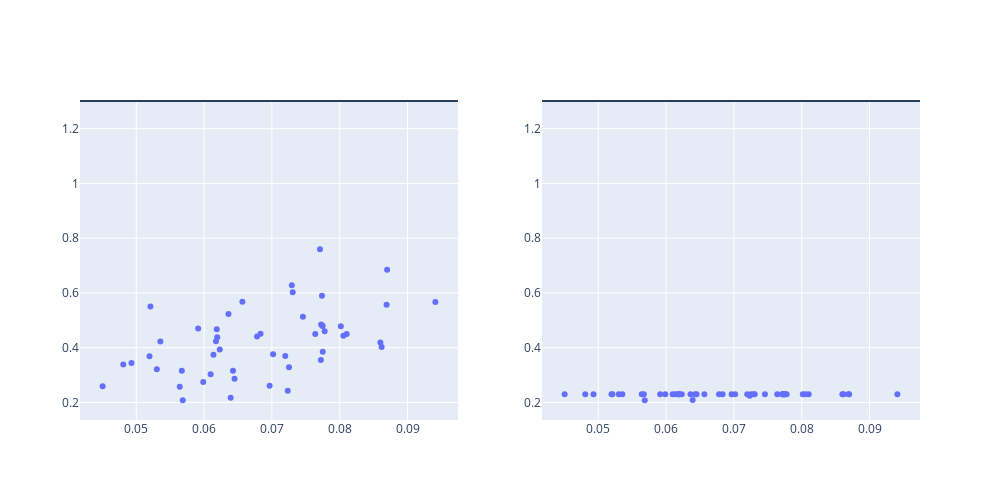

Notebook source saved alongside this figure:
### Code cell
from plotly.subplots import make_subplots

fig = make_subplots(rows=1, cols=2)

# Add the individual figures to the subplot
fig.add_trace(p_curve.data[0], row=1, col=1)
fig.add_trace(q_curve.data[0], row=1, col=2)

# Update the subplot layout
fig.update_layout(height=500, width=1000)

# Display the subplot
fig.add_hline(y=-np.log10(0.05)).show()

### Figure 1 — Plotly figure (JSON) as saved in the notebook; plotly's stock layout.template omitted (floating-point values rounded to 4 significant figures)
{"data": [{"hovertemplate": "<b>%{hovertext}</b><br><br>average_precision=%{x}<br>nlog10pvalue=%{y}<extra></extra>", "hovertext": ["c0", "c1", "c10", "c11", "c12", "c13", "c14", "c15", "c16", "c17", "c18", "c19", "c2", "c20", "c21", "c22", "c23", "c24", "c25", "c26", "c27", "c28", "c29", "c3", "c30", "c31", "c32", "c33", "c34", "c35", "c36", "c37", "c38", "c39", "c4", "c40", "c41", "c42", "c43", "c44", "c45", "c46", "c47", "c48", "c49", "c5", "c6", "c7", "c8", "c9"], "legendgroup": "", "marker": {"color": "#636efa", "symbol": "circle"}, "mode": "markers", "name": "", "orientation": "v", "showlegend": false, "type": "scatter", "x": [0.05304, 0.07293, 0.05209, 0.07709, 0.06231, 0.06187, 0.07747, 0.05356, 0.05686, 0.07233, 0.06967, 0.07252, 0.05672, 0.08618, 0.08699, 0.05641, 0.04504, 0.06392, 0.08691, 0.08103, 0.07197, 0.05913, 0.06138, 0.04809, 0.05195, 0.07018, 0.06449, 0.0764, 0.06175, 0.0493, 0.07307, 0.06195, 0.07738, 0.07778, 0.07726, 0.06427, 0.06565, 0.06097, 0.08016, 0.0775, 0.07722, 0.05987, 0.08599, 0.06833, 0.08054, 0.06781, 0.07744, 0.0941, 0.0636, 0.07457], "xaxis": "x", "y": [0.3207, 0.6276, 0.5505, 0.7593, 0.3935, 0.4671, 0.4791, 0.4229, 0.2079, 0.2423, 0.2609, 0.3284, 0.3153, 0.4028, 0.6844, 0.2569, 0.2591, 0.2171, 0.5565, 0.4501, 0.3698, 0.4703, 0.3737, 0.3381, 0.3688, 0.3764, 0.2864, 0.4495, 0.4233, 0.3443, 0.6027, 0.4384, 0.5895, 0.4602, 0.4843, 0.3153, 0.5679, 0.303, 0.4784, 0.3854, 0.355, 0.2745, 0.419, 0.4504, 0.4432, 0.4411, 0.4802, 0.5664, 0.5228, 0.5129], "yaxis": "y"}, {"hovertemplate": "<b>%{hovertext}</b><br><br>average_precision=%{x}<br>nlog10qvalue=%{y}<extra></extra>", "hovertext": ["c0", "c1", "c10", "c11", "c12", "c13", "c14", "c15", "c16", "c17", "c18", "c19", "c2", "c20", "c21", "c22", "c23", "c24", "c25", "c26", "c27", "c28", "c29", "c3", "c30", "c31", "c32", "c33", "c34", "c35", "c36", "c37", "c38", "c39", "c4", "c40", "c41", "c42", "c43", "c44", "c45", "c46", "c47", "c48", "c49", "c5", "c6", "c7", "c8", "c9"], "legendgroup": "", "marker": {"color": "#636efa", "symbol": "circle"}, "mode": "markers", "name": "", "orientation": "v", "showlegend": false, "type": "scatter", "x": [0.05304, 0.07293, 0.05209, 0.07709, 0.06231, 0.06187, 0.07747, 0.05356, 0.05686, 0.07233, 0.06967, 0.07252, 0.05672, 0.08618, 0.08699, 0.05641, 0.04504, 0.06392, 0.08691, 0.08103, 0.07197, 0.05913, 0.06138, 0.04809, 0.05195, 0.07018, 0.06449, 0.0764, 0.06175, 0.0493, 0.07307, 0.06195, 0.07738, 0.07778, 0.07726, 0.06427, 0.06565, 0.06097, 0.08016, 0.0775, 0.07722, 0.05987, 0.08599, 0.06833, 0.08054, 0.06781, 0.07744, 0.0941, 0.0636, 0.07457], "xaxis": "x2", "y": [0.23, 0.23, 0.23, 0.23, 0.23, 0.23, 0.23, 0.23, 0.2079, 0.2245, 0.23, 0.23, 0.23, 0.23, 0.23, 0.23, 0.23, 0.2084, 0.23, 0.23, 0.23, 0.23, 0.23, 0.23, 0.23, 0.23, 0.23, 0.23, 0.23, 0.23, 0.23, 0.23, 0.23, 0.23, 0.23, 0.23, 0.23, 0.23, 0.23, 0.23, 0.23, 0.23, 0.23, 0.23, 0.23, 0.23, 0.23, 0.23, 0.23, 0.23], "yaxis": "y2"}], "layout": {"height": 500, "shapes": [{"type": "line", "x0": 0, "x1": 1, "xref": "x domain", "y0": 1.301, "y1": 1.301, "yref": "y"}, {"type": "line", "x0": 0, "x1": 1, "xref": "x2 domain", "y0": 1.301, "y1": 1.301, "yref": "y2"}], "width": 1000, "xaxis": {"anchor": "y", "domain": [0, 0.45]}, "xaxis2": {"anchor": "y2", "domain": [0.55, 1]}, "yaxis": {"anchor": "x", "domain": [0, 1]}, "yaxis2": {"anchor": "x2", "domain": [0, 1]}}}
